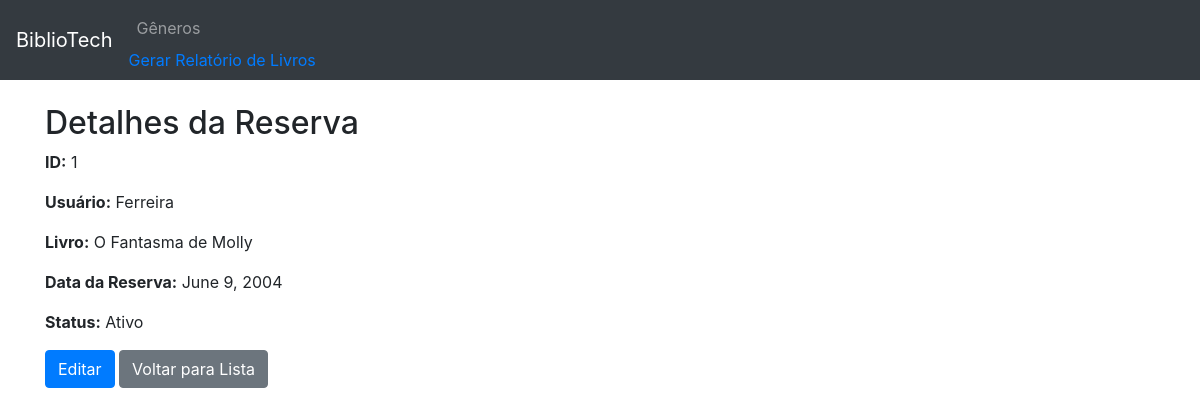
Page /reserva/1/ on the committed database.
### appmodelo/models.py (models this page shows, shortened)
class Reserva(models.Model):
    usuario = models.ForeignKey(Usuario, on_delete=models.CASCADE)
    livro = models.ForeignKey(Livro, on_delete=models.CASCADE)
    data_reserva = models.DateField()
    status = models.CharField(max_length=100)

class Usuario(models.Model):
    nome = models.CharField(max_length=100)
    sobrenome = models.CharField(max_length=100)
    data_nascimento = models.DateField()
    endereco = models.TextField()
    email = models.EmailField()
    telefone = models.CharField(max_length=20)

class Livro(models.Model):
    titulo = models.CharField(max_length=200)
    ano_publicacao = models.IntegerField()
    genero = models.ForeignKey(Genero, on_delete=models.CASCADE)
    editora = models.ForeignKey(Editora, on_delete=models.CASCADE)
    autor = models.ForeignKey(Autor, on_delete=models.CASCADE)

### appmodelo/views.py (the view)
# urls.py: path('reserva/<int:pk>/', views.detalhes_reserva, name='detalhes_reserva'),
def detalhes_reserva(request, pk):
    reserva = get_object_or_404(Reserva, pk=pk)
    return render(request, 'detalhes_reserva.html', {'reserva': reserva})

### appmodelo/templates/detalhes_reserva.html
{% extends 'base.html' %}
{% block content %}
<h2>Detalhes da Reserva</h2>
<p><strong>ID:</strong> {{ reserva.id }}</p>
<p><strong>Usuário:</strong> {{ reserva.usuario.nome }}</p>
<p><strong>Livro:</strong> {{ reserva.livro.titulo }}</p>
<p><strong>Data da Reserva:</strong> {{ reserva.data_reserva }}</p>
<p><strong>Status:</strong> {{ reserva.status }}</p>
<a href="{% url 'editar_reserva' reserva.id %}" class="btn btn-primary">Editar</a>
<a href="{% url 'lista_reservas' %}" class="btn btn-secondary">Voltar para Lista</a>
{% endblock %}

### rows in the picture
Reserva: id "1", usuario.nome "Ferreira", livro.titulo "O Fantasma de Molly", data_reserva "June 9, 2004", status "Ativo"
